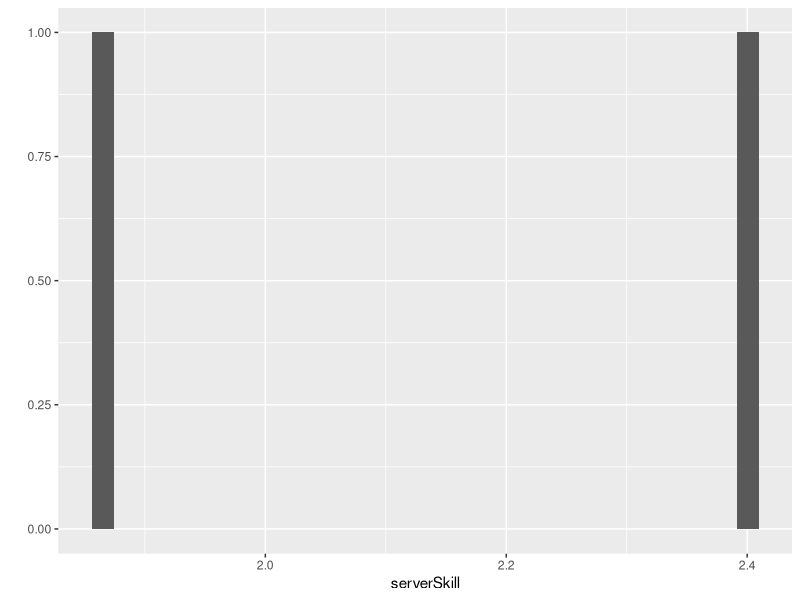
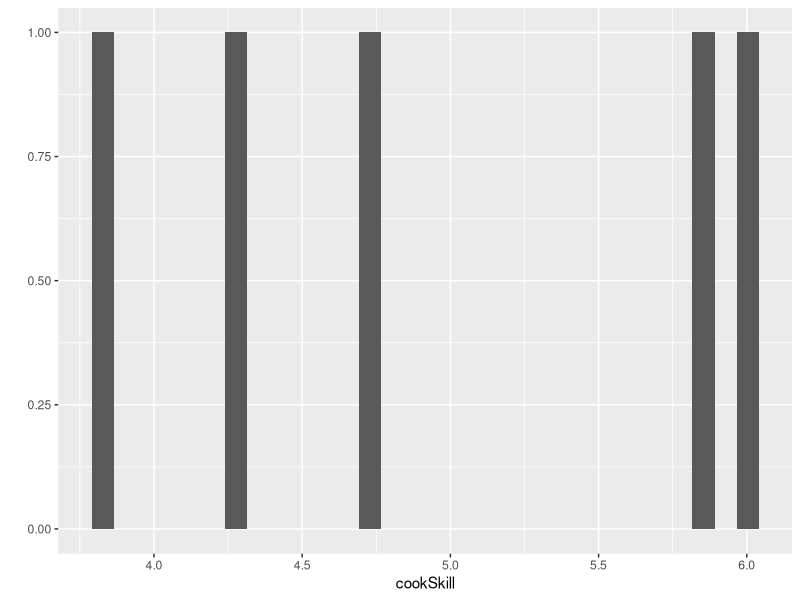
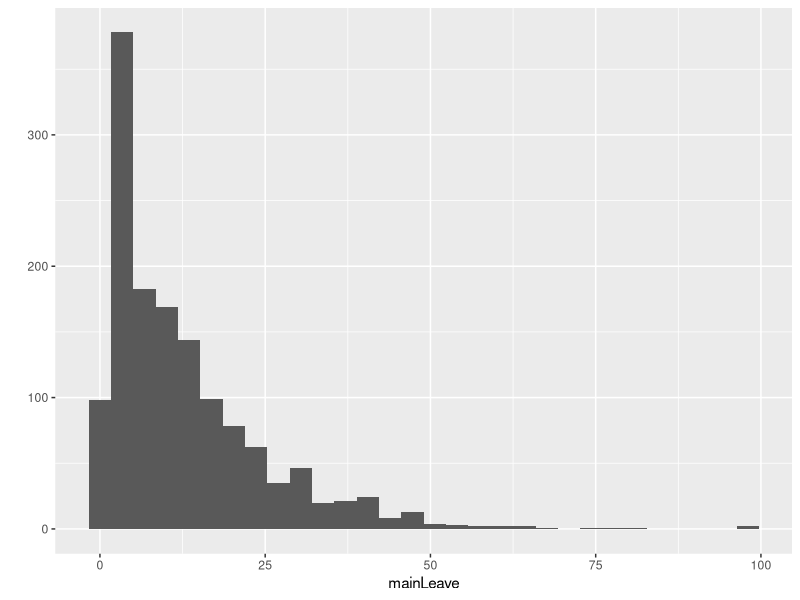
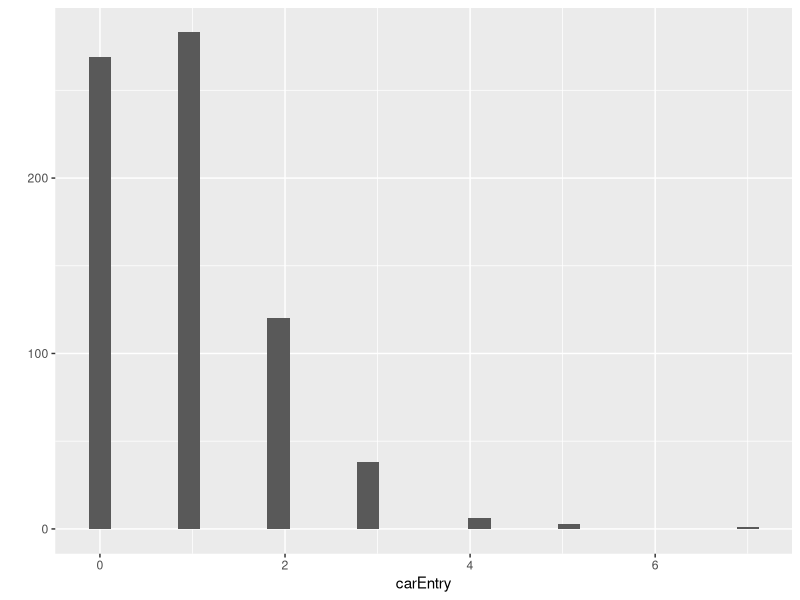
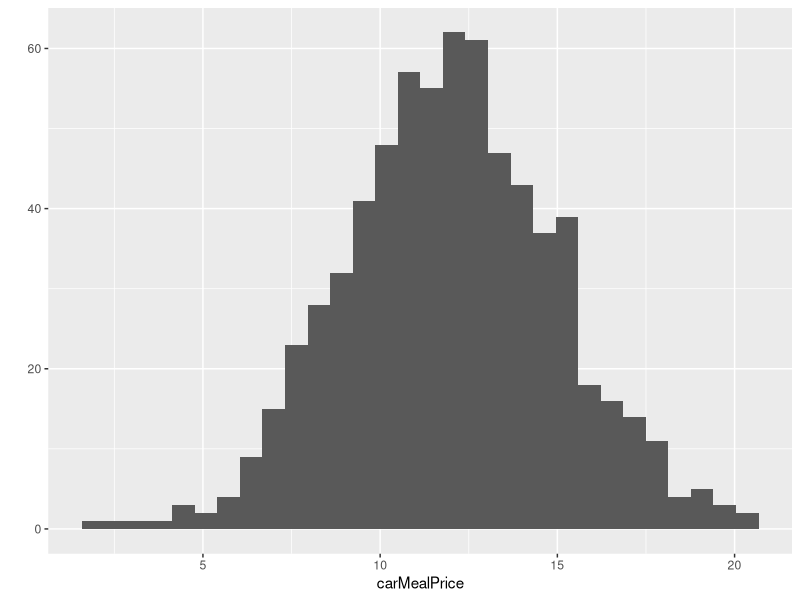
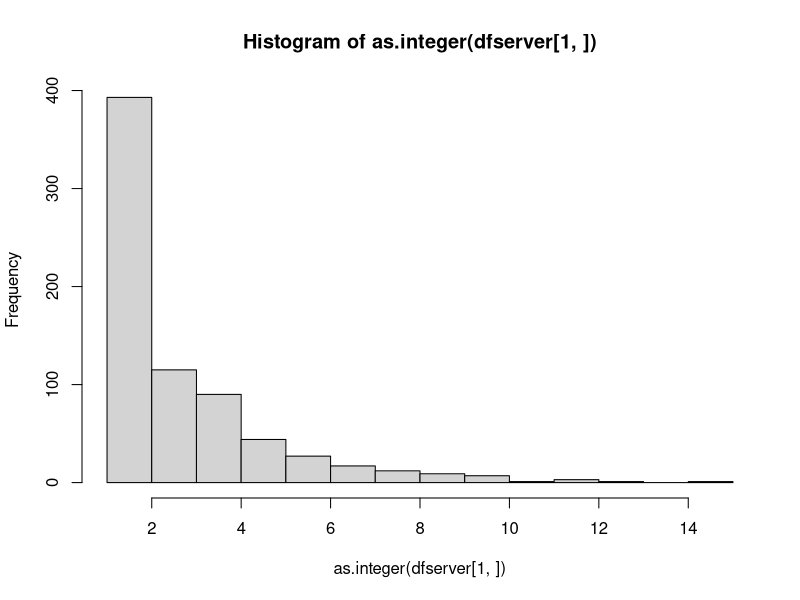
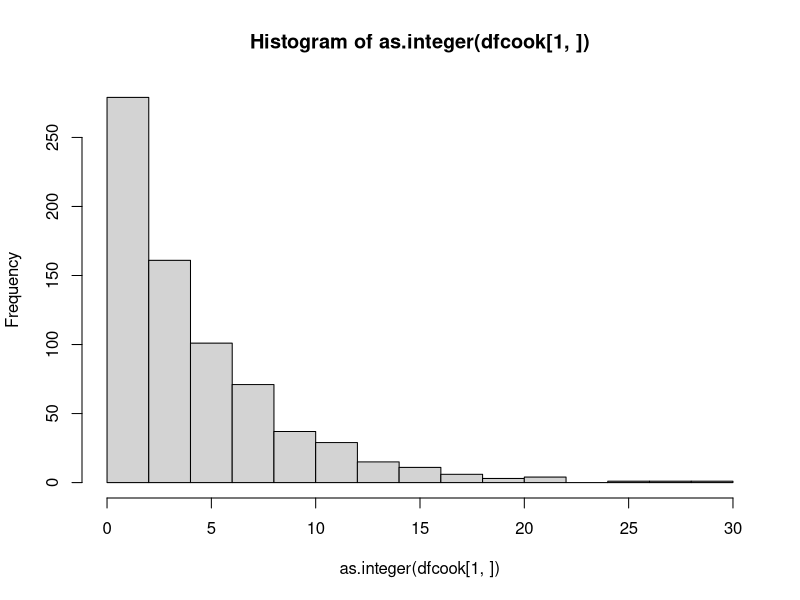
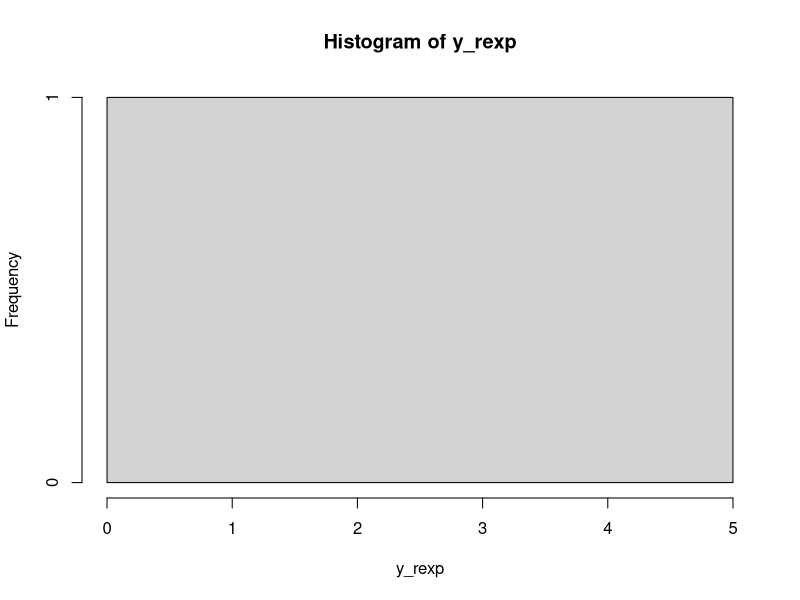

The R script that drew these images, in order:
library("ggplot2")
library("dplyr")

serverNumber = 2
serverSkill = rnorm(serverNumber) + 3 # Generates an array of normal distribution values 
qplot(serverSkill)

cookNumber = 5
cookSkill = rnorm(cookNumber) + 5
qplot(cookSkill)

storageCapacity = 100
storage = 0

mainEPM = 2 # Main entrance per minute
carEPM = 1 # Car entrance per minute
simulationMinutes = 720 # 720 minutes = 12 hours
mainEntry = rpois(simulationMinutes, mainEPM)
carEntry = rpois(simulationMinutes, carEPM)

avgTimeToLeave = 12
mainLeave = ceiling(rexp(sum(mainEntry),rate = 1/avgTimeToLeave))
carLeave = ceiling(rexp(sum(carEntry),rate = 1/avgTimeToLeave))
qplot(mainLeave)

mainMealPrice = round(rnorm(sum(mainEntry)) * 3 + 10,2) 
carMealPrice = round(rnorm(sum(carEntry)) * 3 + 12,2) 

qplot(carEntry)
qplot(carMealPrice)

dflogs <- data.frame () # Dataframe to track queues
mainQueue = 0
carQueue = 0
sales = 0
salaries = 0
profits = 0

dfmain <- data.frame () # Dataframe to track main queue
dfcar <- data.frame () # Dataframe to track car queue
mainClientNumber = 0
carClientNumber = 0


mainInitialized = FALSE
carInitialized = FALSE

dfserver <- data.frame () # Dataframe to track servers - server 1 for main, server 2 for drive through
dfcook <- data.frame () # Dataframe to track cooks
for(i in 1:serverNumber){
  dfserver <- rbind(dfserver, ceiling(rexp(720,rate = 1/serverSkill[i])))
}
hist(as.integer(dfserver[1,]))
for(i in 1:cookNumber){
  dfcook <- rbind(dfcook, ceiling(rexp(720,rate = 1/cookSkill[i])))
}
hist(as.integer(dfcook[1,]))


for(t in 1:simulationMinutes){
  
  if(mainEntry[t] != 0){
    for(i in 1:mainEntry[t]){
      mainClientNumber <- mainClientNumber + 1
      dfmain <- rbind(dfmain, c(mainClientNumber, mainMealPrice[mainClientNumber], 'Ordering', t, '', ''))
      if(!mainInitialized){
        mainInitialized <- TRUE
      }
    }
  }
  
  if(carEntry[t] != 0){
    for(i in 1:carEntry[t]){
      carClientNumber <- carClientNumber + 1
      dfcar <- rbind(dfcar, c(carClientNumber, carMealPrice[carClientNumber], 'Ordering', t, '', ''))
      if(!carInitialized){
        carInitialized <- TRUE
      }
    }
  }
  
  if(mainInitialized){
    colnames(dfmain) <- c('Client Number','Meal Price', 'State', "Entry Time", "Order Time", "Served Time")
  }
  if(carInitialized){
    colnames(dfcar) <- c('Client Number','Meal Price', 'State', "Entry Time", "Order Time", "Served Time")
  }
  
  mainQueue <- mainQueue + mainEntry[t]
  carQueue <- carQueue + carEntry[t]

  
  profits <- sales - salaries 
  
  dflogs <- rbind(dflogs, c(t, mainQueue, carQueue, sales, salaries, profits))
  
  # Main and car queue leaving modeled by exponential distribution
  if(mainInitialized){
    for(i in 1:length(dfmain[,1])){
      if(dfmain[i,3] == 'Ordering'){
        if((t - as.integer(dfmain[i,4])) >= mainLeave[i]){
          mainQueue <- mainQueue - 1
          dfmain[i,3] <- 'Left'
          dfmain[i,6] <- t
        }
      }
    }
  }
  if(carInitialized){
    for(i in 1:length(dfcar[,1])){
      if(dfcar[i,3] == 'Ordering'){
        if((t - as.integer(dfcar[i,4])) >= carLeave[i]){
          carQueue <- carQueue - 1
          dfcar[i,3] <- 'Left'
          dfcar[i,6] <- t
        }
      }
    }
  }
  
}

colnames(dflogs) <- c('Minute','Main Queue', 'Car Queue', 'Sales', 'Salaries', 'Profits')

print(sum(mainEntry))

y_rexp <- ceiling(rexp(1, rate = 0.2))
hist(y_rexp)
print(y_rexp)


qplot(dflogs$Minute, dflogs$`Main Queue`)
